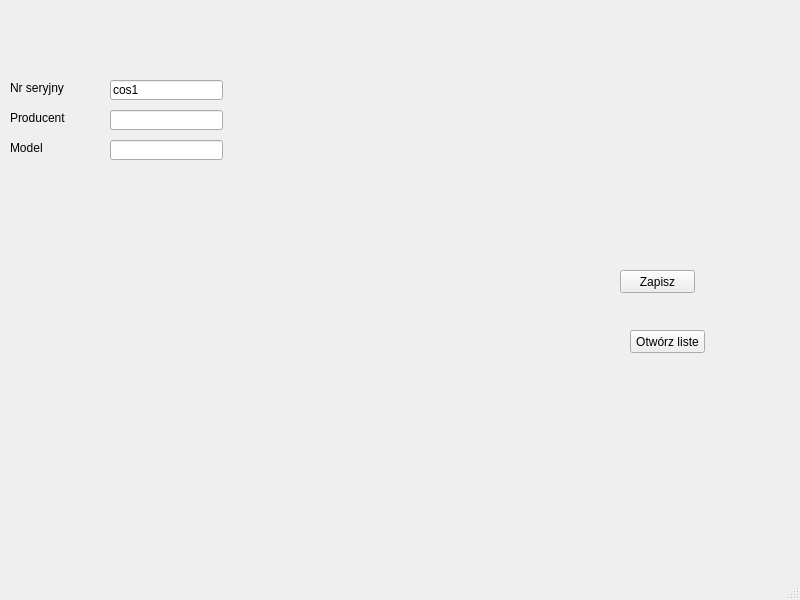
<?xml version="1.0" encoding="UTF-8"?>
<ui version="4.0">
 <class>MainWindow</class>
 <widget class="QMainWindow" name="MainWindow">
  <property name="geometry">
   <rect>
    <x>0</x>
    <y>0</y>
    <width>800</width>
    <height>600</height>
   </rect>
  </property>
  <property name="windowTitle">
   <string>MainWindow</string>
  </property>
  <widget class="QWidget" name="centralwidget">
   <widget class="QPushButton" name="pushButton">
    <property name="geometry">
     <rect>
      <x>620</x>
      <y>270</y>
      <width>75</width>
      <height>23</height>
     </rect>
    </property>
    <property name="text">
     <string>Zapisz</string>
    </property>
   </widget>
   <widget class="QLineEdit" name="lineEdit1">
    <property name="geometry">
     <rect>
      <x>110</x>
      <y>80</y>
      <width>113</width>
      <height>20</height>
     </rect>
    </property>
    <property name="toolTip">
     <string>Dodoaj cos</string>
    </property>
    <property name="text">
     <string>cos1</string>
    </property>
   </widget>
   <widget class="QLabel" name="label">
    <property name="geometry">
     <rect>
      <x>10</x>
      <y>80</y>
      <width>91</width>
      <height>16</height>
     </rect>
    </property>
    <property name="text">
     <string>Nr seryjny</string>
    </property>
   </widget>
   <widget class="QLabel" name="label_2">
    <property name="geometry">
     <rect>
      <x>10</x>
      <y>110</y>
      <width>91</width>
      <height>16</height>
     </rect>
    </property>
    <property name="text">
     <string>Producent</string>
    </property>
   </widget>
   <widget class="QLabel" name="label_3">
    <property name="geometry">
     <rect>
      <x>10</x>
      <y>140</y>
      <width>91</width>
      <height>16</height>
     </rect>
    </property>
    <property name="text">
     <string>Model</string>
    </property>
   </widget>
   <widget class="QLineEdit" name="lineEdit2">
    <property name="geometry">
     <rect>
      <x>110</x>
      <y>110</y>
      <width>113</width>
      <height>20</height>
     </rect>
    </property>
   </widget>
   <widget class="QLineEdit" name="lineEdit3">
    <property name="geometry">
     <rect>
      <x>110</x>
      <y>140</y>
      <width>113</width>
      <height>20</height>
     </rect>
    </property>
   </widget>
   <widget class="QPushButton" name="pushButton_2">
    <property name="geometry">
     <rect>
      <x>630</x>
      <y>330</y>
      <width>75</width>
      <height>23</height>
     </rect>
    </property>
    <property name="text">
     <string>Otwórz liste</string>
    </property>
   </widget>
  </widget>
  <widget class="QMenuBar" name="menubar">
   <property name="geometry">
    <rect>
     <x>0</x>
     <y>0</y>
     <width>800</width>
     <height>21</height>
    </rect>
   </property>
  </widget>
  <widget class="QStatusBar" name="statusbar"/>
 </widget>
 <resources/>
 <connections/>
</ui>
